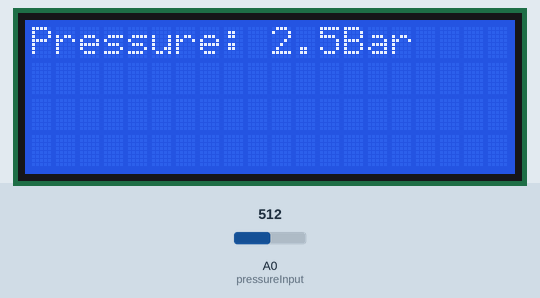
A sketch run on a simulated Arduino Uno, built with avr-gcc and run on an emulated ATmega328P. Shown: 20×4 character LCD. Inputs (shaded band) come from the test bench; at power-on: A0 (pressureInput) = 512. What the sketch prints to the serial monitor is not drawn.

Above: at 1.2 s.
1.3 s: A0 (pressureInput) set to 716
At 1.7 s:
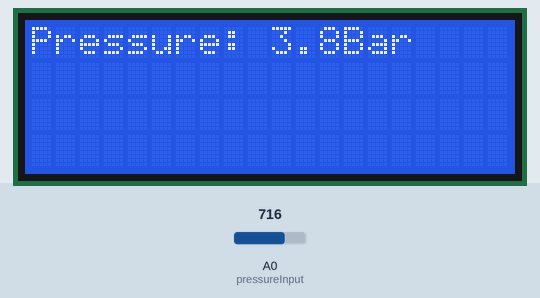
2.9 s: A0 (pressureInput) set to 900
At 3.4 s:
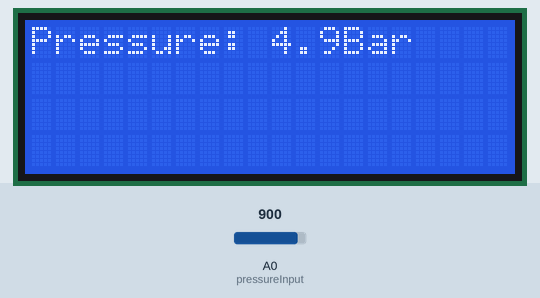
4.5 s: A0 (pressureInput) set to 931
At 5.1 s:
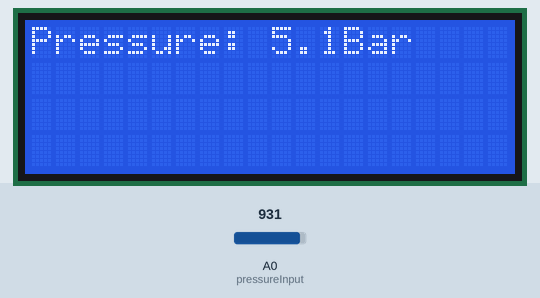
Timing chart, 0 to 7.5 s (numbered marks = the images above; inputs shaded):
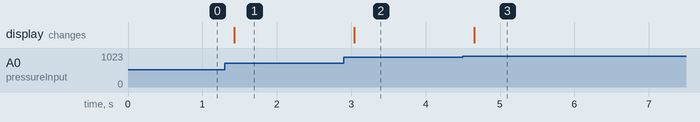

Measured:
- after the input at 1.3 s, the display: changes after 0.13 s (image 1)
- after the input at 2.9 s, the display: changes after 0.14 s (image 2)
- after the input at 4.5 s, the display: changes after 0.15 s (image 3)

The sketch:

pressure_sensor.ino
```cpp
/* This example demonstrates how to take a standard 3-wire pressure transducer
and read the analog signal, then convert the signal to a readable output and
display it onto an LCD screen.

Contact Tyler at tylerovens@me.com if you have any questions
 */

#include "Wire.h" //allows communication over i2c devices
#include "LiquidCrystal_I2C.h" //allows interfacing with LCD screens

const int pressureInput = A0; //select the analog input pin for the pressure transducer
const int pressureZero = 98; //analog reading of pressure transducer at 0psi
const int pressureMax = 921.6; //analog reading of pressure transducer at 100psi
const int pressuretransducermaxPSI = 5.515806; //psi value of transducer being used
const int baudRate = 9600; //constant integer to set the baud rate for serial monitor
const int sensorreadDelay = 250; //constant integer to set the sensor read delay in milliseconds

float pressureValue = 0; //variable to store the value coming from the pressure transducer

LiquidCrystal_I2C lcd(0x27, 20, 4); //sets the LCD I2C communication address; format(address, columns, rows)

void setup() //setup routine, runs once when system turned on or reset
{
  Serial.begin(baudRate); //initializes serial communication at set baud rate bits per second
  lcd.init(); //initializes the LCD screen
  lcd.backlight();
}

void loop() //loop routine runs over and over again forever
{
  pressureValue = analogRead(pressureInput); //reads value from input pin and assigns to variable
  pressureValue = ((pressureValue-pressureZero)*pressuretransducermaxPSI)/(pressureMax-pressureZero); //conversion equation to convert analog reading to psi
  Serial.print(pressureValue, 1); //prints value from previous line to serial
  Serial.println("psi"); //prints label to serial
  lcd.setCursor(0,0); //sets cursor to column 0, row 0
  lcd.print("Pressure: "); //prints label
  lcd.print(pressureValue, 1); //prints pressure value to lcd screen, 1 digit on float
  lcd.print("Bar"); //prints label after value
  lcd.print("   "); //to clear the display after large values or negatives
  delay(sensorreadDelay); //delay in milliseconds between read values
}
```
